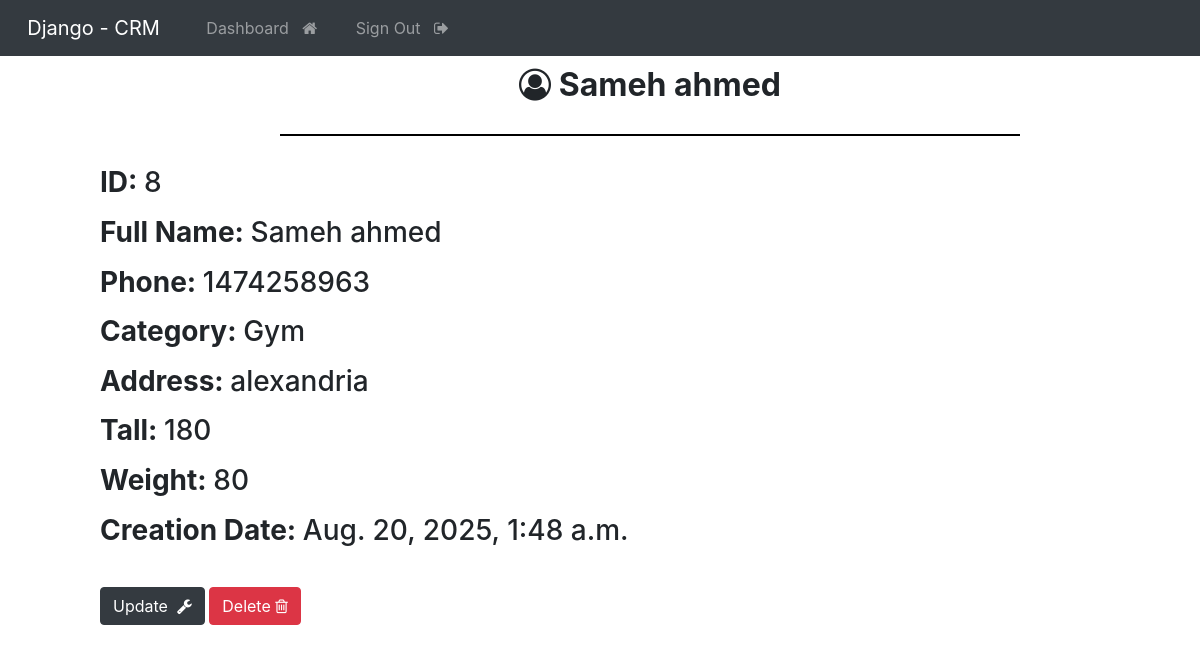
Screenshot of /view/8 (signed in) with the database file from the repository.
### webapp/models.py (models this page shows, shortened)
class Record(models.Model):
    first_name = models.CharField(max_length=250)
    last_name = models.CharField(max_length=250)
    Category=models.ForeignKey(Category, on_delete=models.CASCADE)
    phone = models.IntegerField()
    tall=models.IntegerField()
    weight=models.IntegerField()
    address=models.CharField(max_length=500)
    created_at = models.DateTimeField(auto_now_add=True)
    class Meta:
        ordering = ['-created_at']

class Category(models.Model):
    name = models.CharField(max_length=250)
    created_at = models.DateTimeField(auto_now_add=True)
    def __str__(self):
        return self.name

### webapp/views.py (the view)
# urls.py: path('view/<int:record_id>', views.view_record, name='view_record'),
@login_required(login_url='login')
def  view_record(request, record_id):
    all_records=get_object_or_404(Record, id=record_id)
    context={'record':all_records}
    return render(request, 'web/view_record.html', context)

### templates/web/view_record.html
{%  extends "base.html"  %}
{% block content %}
<div class="cart-body" style="padding-left :100px; padding-top: 10px ;">
 <strong class ="text-center">
<h2>
    <b><i class="fa fa-user-circle-o" aria-hidden="true"></i>
    {{ record.first_name|capfirst }}  {{ record.last_name }} </b>
</h2>
 </strong>
 <hr style="border:1px solid #000; margin: 30px 180px  ;">
<h3>
<p> <strong>ID: </strong>  {{ record.id }}</p>
<p> <strong>Full Name: </strong>  {{ record.first_name|capfirst }}  {{ record.last_name }}</p>
<p> <strong>Phone: </strong> {{ record.phone }}</p>
<p> <strong>Category: </strong> {{ record.Category }}</p>
<p> <strong>Address: </strong> {{ record.address }}</p>
<p> <strong>Tall: </strong> {{ record.tall }}</p>
<p> <strong>Weight: </strong> {{ record.weight }}</p>
<p> <strong>Creation Date: </strong> {{ record.created_at }}</p>
</h3>
<br>
<a href="{%  url 'update_record' record.id %}" class="btn  btn-dark "> Update &nbsp;<i class="fa fa-wrench" aria-hidden="true"></i>  </a>
<a href="{%  url 'delete_record' record.id %}" onclick="return confirm('Are you sure you want to delete this record?')" class="btn  btn-danger "> Delete&nbsp;<i class="fa fa-trash-o" aria-hidden="true"></i>   </a>
</div>
{% endblock %}

### rows the page displays
Record: first_name "Sameh", last_name "ahmed", id "8", phone "1474258963", Category "Gym", address "alexandria", tall "180", weight "80", created_at "Aug. 20, 2025, 1:48 a.m."
